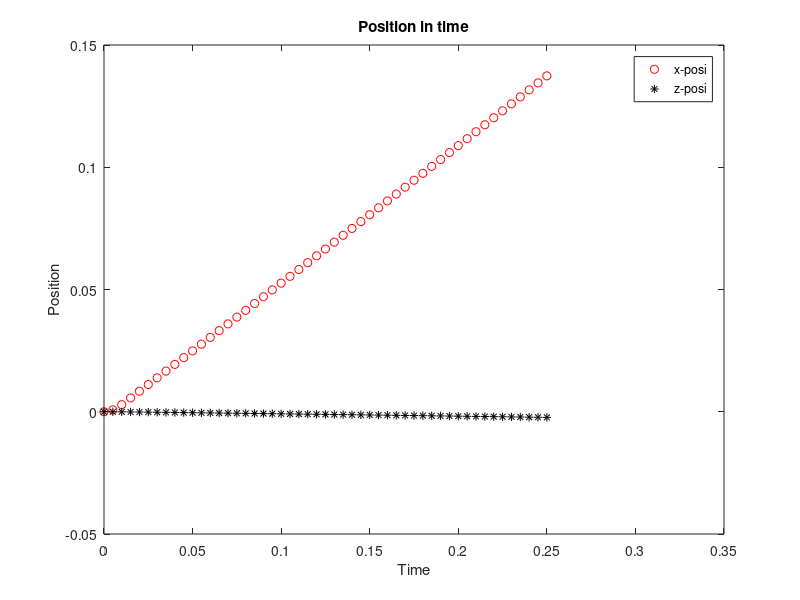
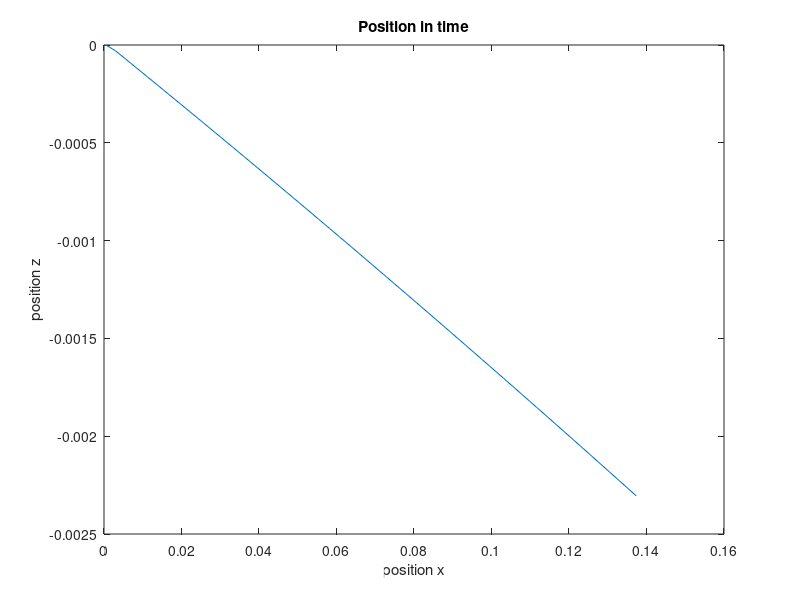
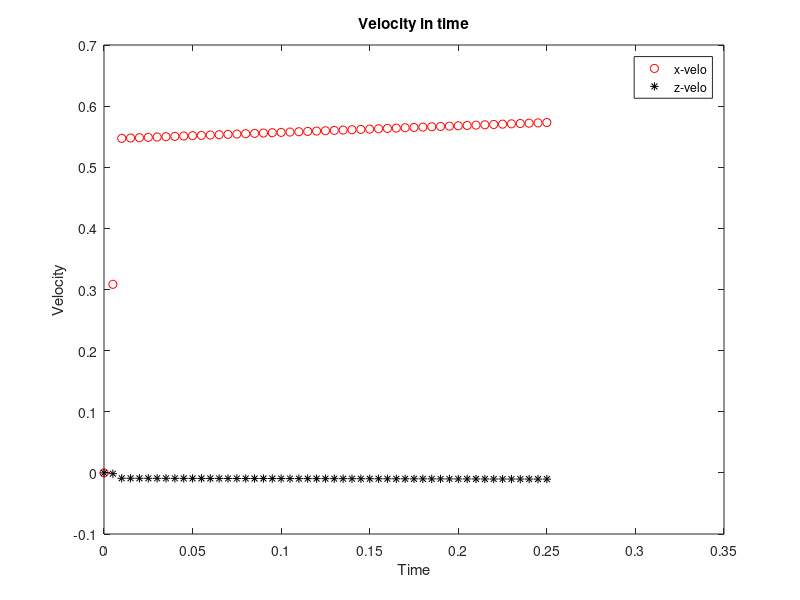
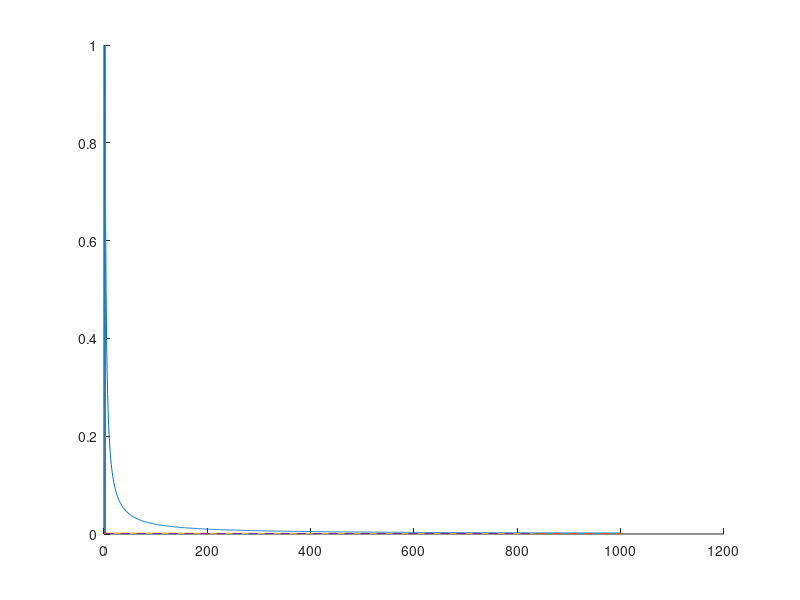

Reproduce these figures in MATLAB, in order.
%%%%%%%%%%%%%%%%%%%%%%%%%%%%%%%%%%%%%%%%%%%%%%%%%%%%%%%%%%%%%%%%%%%%%%%%
%   2D Dynamic analysis of REMUS in xz-plane
%
%         17July2020
%
%  This program comuputes the dynamic motion of the REMUS underwater vehicles
%   subjected to various hydrodynamic loads in the xz-plane.
%    
%   [Amat]{acc}+[Bmat]{ve}={extLoad} is soleved using the
%   Crank-Nicholson technique which has the tuncation order (dt)^2
%   Here, {vel}={u; w; q} column vector
%         {acc}=(udot; wdot; qdot} column vector
%         {extLoad} is the force and momemnt indpendent of u, w, and q.
%
%------------------------------------------------------------------------
%  State varaibles
%   u;  linear velocity along the x-axis
%   w:  linear velocity along the z-axis
%   q:  angular velocity about the y-axis
%
%   udot:   linear acceleration along the x-axis
%   vdot:   linear acceleration along the z-axis
%   qdot:   angular avveleration about the y-axis
%
%   x_position: position along the x-axis
%   z_position: position along the z-axis
%   q_position: angular position about y-axis
%
%   Fx: linear force along the x-axis
%   Fy: linear force along the z-axis
%   My: moment about the y-axis
%
%%%%%%%%%%%%%%%%%%%%%%%%%%%%%%%%%%%%%%%%%%%%%%%%%%%%%%%%%%%%%%%%%%%%%%%%%
clear all
clc

m=30;       % mass in kg
Iyy=3.45;   % mass moment of interia about y-axis in kg-m^2

xg=0;       % center of gravisty wrt center of bouyance in x-axis 
zg=1.96e-2; % center of gravisty wrt center of bouyance in z-axis (m)

Xuu=-1.62;          % Axial flow drag (Kg/m)
Xudot=-9.30e-001;	% Added Mass (kg)
Xwq=-3.55e+001;     % Added Mass Cross-term (kg/rad)
Xqq=1.93e+000;      % Added Mass Cross-term (kg-m/rad)
Xprop=+3.86e+000;   % Propeller Thrust (N)
Zww=-1.31e+002;     % Cross-flow Drag (kg/m)
Zqq=-6.32e-001;     % Cross-flow Drag (kg· m/rad^2)
Zuw=-2.86e+001;  	% Body Lift Force and Fin Lift (Kg/m)
Zwdot=-3.55e+001;   % Added Mass (kg)
Zqdot=-1.93e+000;   % Added Mass (kg• m/rad)
Zuq=-5.22e+000;     % Added Mass Cross-term and Fin Lift (kg/m)
Zuud=-9.64e+000;    % Fin Lift Force (kg/(m · rad))
Mww=+3.18e+000;     % Crossflow Drag (kg)
Mqq=-9.40e+000;     % Crossflow Drag (kg· m^2 / rad^2)
Muw=+2.40e+001;     % Body and Fin Lift and Munk Moment (kg)
Mwdot=-1.93e+000;   % Added mass (kg-m)
Mqdot=-4.88e+000;   % Added mass (kg-m^2 /rad)
Muq=-2.00e+000;     % Added Mass Cross Term and Fin Lift (kg-m/rad)
Muud=-6.15e+000;    % Fin Lift Moment (kg/rad)

del=0.0;           % fin angle

Amat=zeros(3,3);    % initialization of matrice Amat
Bmat=zeros(3,3);    % initialization of matrice Bmat
exLoad=zeros(3,1);  % initialization of column vector exLoad
Cmat=zeros(3,3);    % temporary matrix
FF=zeros(3,3);      % temporary vector

dt=0.005;      % time step size (sec)
ntime=50;      % no of time steps
nit=1000;     % no of iteration for convergence
tol=0.001;   % tolerance for convergence
ratio=1;     % initial value for covenrgence

u=zeros(ntime+1,1);     % velocity in x-axis
w=zeros(ntime+1,1);     % velocity in z-axis
q=zeros(ntime+1,1);     % angular velocity 
x_position=zeros(ntime+1,1);        % position in x-axis
z_position=zeros(ntime+1,1);        % position in z-axis
q_position=zeros(ntime+1,1);        % angular position
time=zeros(ntime+1,1);     % time

NoIt=zeros(ntime,1);       % array to store no. of iteration for convergency

u(1)=0;     % inital x-velocity
v(1)=0;     % inital z-velocity
q(1)=0;     % inital angular velocity about y-axis

	
for itime=1:ntime   % time increment loop
    
    time(itime+1)=time(itime)+dt;
    
    up=u(itime);     % current velocity in x-axis
    wp=w(itime);     % current velocity in z-axis
    qp=q(itime);     % current angular velocity about z-axis

    it=1;
    % NEW CODE ratio=1 inside FOR loop
    ratio=ones(nit,1);
    while (it <= nit && ratio(it) > tol)
    %it=it+1
    solo=[up; wp; qp];      % Assumed solution
    
    Amat(1,1)=m-Xudot;  % Mtarix A
    Amat(1,3)=m*zg;
    Amat(2,2)=m-Zwdot;
    Amat(2,3)=-m*xg-Zqdot;
    Amat(3,1)=m*zg;
    Amat(3,2)=-m*xg-Mwdot;
    Amat(3,3)=Iyy-Mqdot;
    
    Bmat(1,1)=-Xuu*abs(up); % Matrix B
    Bmat(1,2)=m*qp-Xwq*qp;
    Bmat(1,3)=-m*xg*qp-Xqq*qp;
    Bmat(2,1)=-m*qp-Zuq*qp-Zuud*up*del;
    Bmat(2,2)=-Zww*abs(wp)-Zuw*up;
    Bmat(2,3)=-m*zg*qp-Zqq*abs(qp);
    Bmat(3,1)=-Muw*wp-Muud*up*del;
    Bmat(3,2)=-Mww*abs(wp);
    Bmat(3,3)=m*zg*wp+m*xg*up-Mqq*abs(qp)-Muq*up;
    
    exLoad(1,1)=Xprop;
    
    Cmat=Amat/dt+Bmat/2;    % Crank Nicholson Technique
    FF=(Amat/dt-Bmat/2)*solo+exLoad;
    
    soln=Cmat\FF;           % new solution
    
    % CHANGED HERE
    it=it+1;
    %diff=(soln(1)-solo(1))^2+(soln(1)-solo(1))^2+(soln(1)-solo(1))^2;
    diff=(soln(1)-solo(1))^2+(soln(2)-solo(2))^2+(soln(3)-solo(3))^2;
    ratio(it)=sqrt(diff/(soln(1)^2+soln(2)^2+soln(3)^2));
    
    up=(solo(1)+soln(1))/2; 
    wp=(solo(2)+soln(2))/2; 
    qp=(solo(3)+soln(3))/2;    
    NoIt(itime)=it;
    
    end  % iteration loop for convergence
    figure(100)
    hold on;
    plot(ratio(1:it))
    plot([1 it],[tol tol],'--')
    pause
    
    u(itime+1)=soln(1);
    w(itime+1)=soln(2);
    q(itime+1)=soln(3);
    
    x_position(itime+1)=x_position(itime)+(u(itime+1)+u(itime))*dt/2;
    z_position(itime+1)=z_position(itime)+(w(itime+1)+w(itime))*dt/2;
    q_position(itime+1)=q_position(itime)+(q(itime+1)+q(itime))*dt/2;
    
end  % end loop for itime

figure()
plot(time,x_position,'ro',time,z_position,'k*')
legend('x-posi','z-posi')
xlabel('Time')
ylabel('Position')
title('Position in time')

figure()
plot(x_position,z_position,'-')
xlabel('position x')
ylabel('position z')
title('Position in time')

figure()
plot(time,u,'ro',time,w,'k*')
legend('x-velo','z-velo')
xlabel('Time')
ylabel('Velocity')
title('Velocity in time')










































